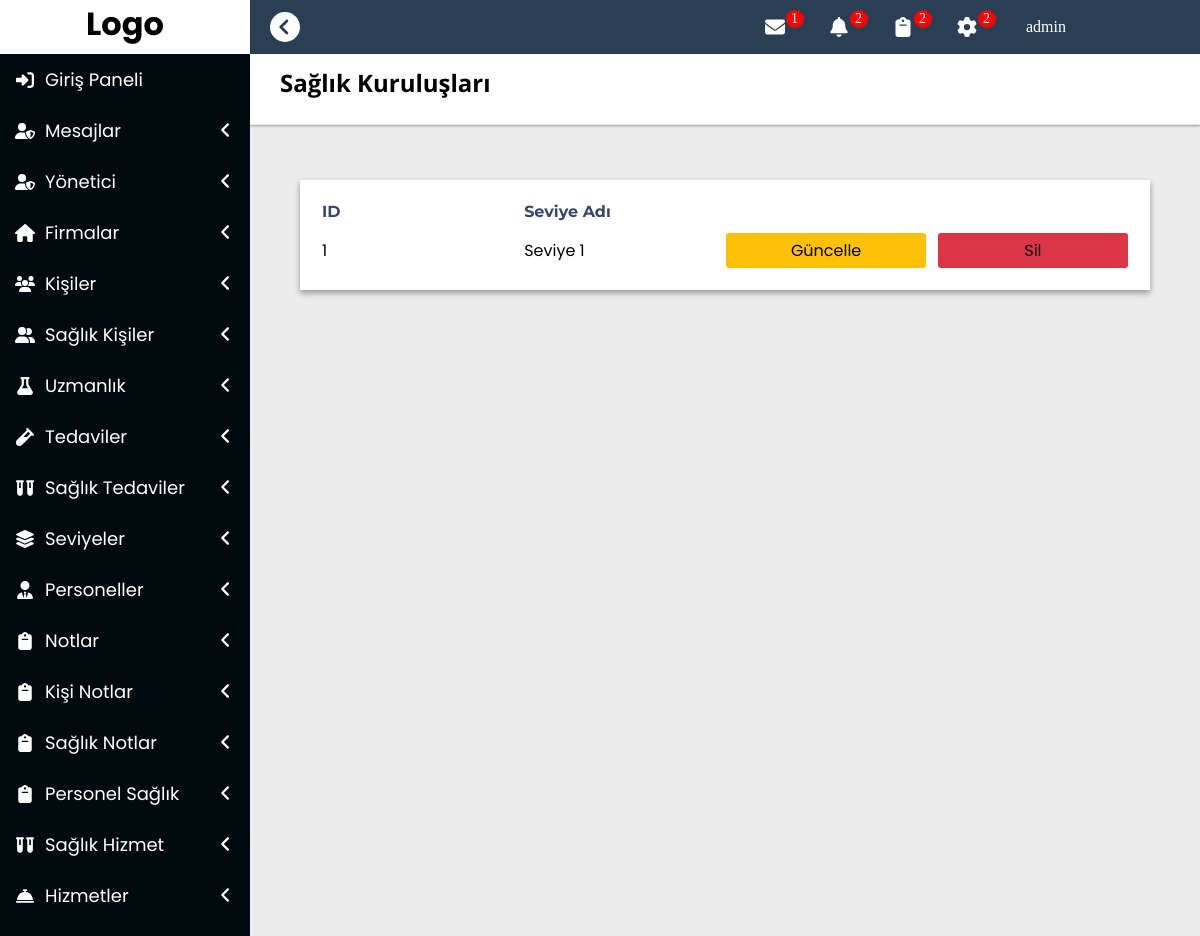
Page /seviyelerlistele/ (signed in) on the earlier database version.
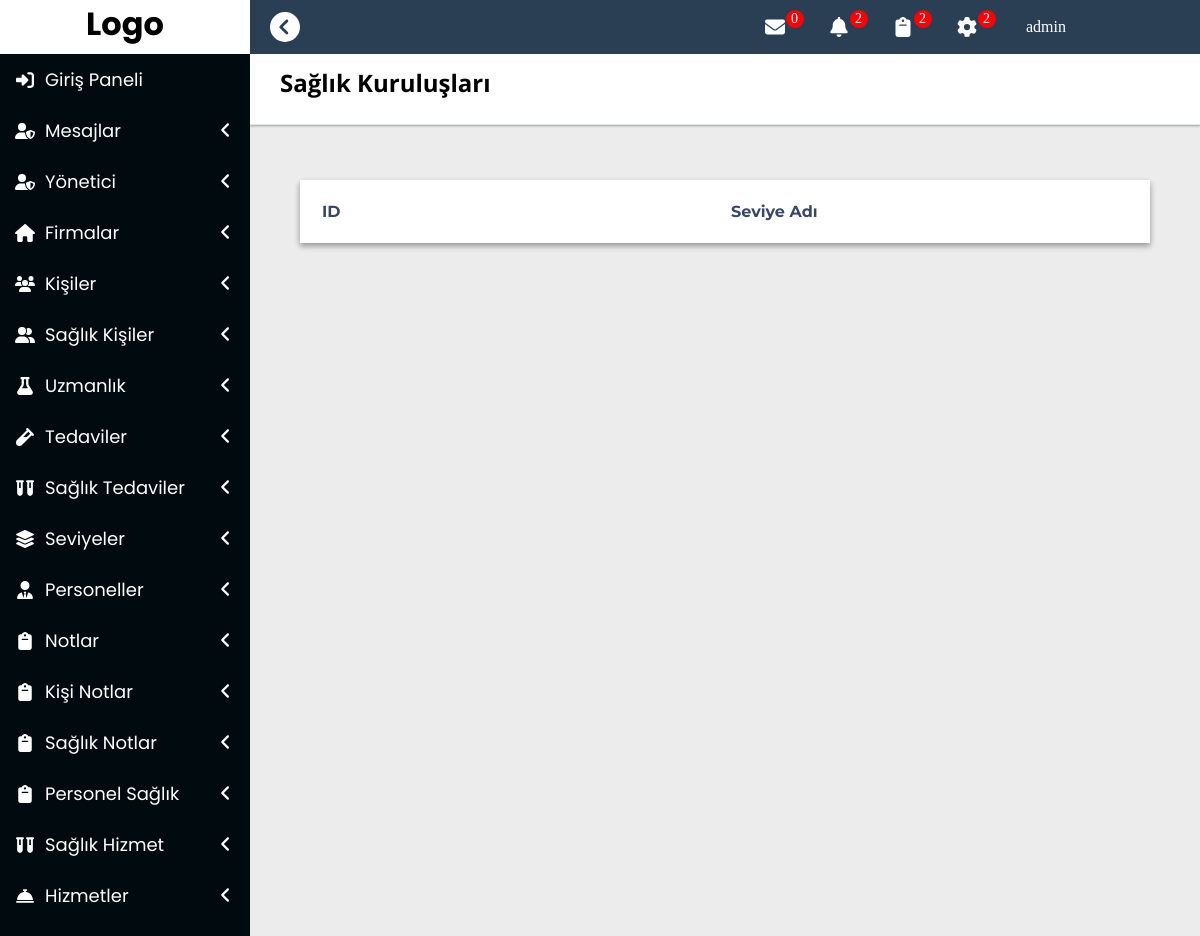
Same page on the later database version.
### base/models.py (models this page shows, shortened)
class Seviyeler(models.Model):
    seviyeAdi = models.CharField(max_length = 50,null=False,blank=False,verbose_name = "Seviye Adı")
    eklenmeTarihi = models.DateTimeField(auto_now_add=True,verbose_name="Oluşturulma Tarihi")
    class Meta:
        ordering = ['-eklenmeTarihi']

### base/views.py (the view)
# urls.py: path('seviyelerlistele/', views.seviyelerListele, name = "seviyelerListele"),
def seviyelerListele(request):
    mesajlar = Mesajlar.objects.filter(alıcı=request.user,okundu=False)
    mesajlarAdet = len(mesajlar)
    seviyeler = Seviyeler.objects.all()
    context={
            "mesajlar":mesajlar,
            "mesajlarAdet":mesajlarAdet,
            "seviyeler":seviyeler
        }
    return render(request,"Listele/seviyeler.html",context)

### templates/Listele/seviyeler.html
{% extends "layout.html" %}
{% block body %}
<div class="ContentLayout">
    <div class="Pagination">
        <h1>Sağlık Kuruluşları</h1>
    </div>
    <div class="SubContent">
        <div class="tablo">
            <table>
                <thead>
                    <tr>
                        <td>ID</td>
                        <td>Seviye Adı</td>
                    </tr>
                </thead>
                <tbody>
                    {% for seviye in seviyeler %}
                    <tr>
                        <td>{{seviye.id}}</td>
                        <td>{{seviye.seviyeAdi}}</td>
                        <td><a href="{% url 'base:seviyelerDuzenle' seviye.id %}" class = "btn-update">Güncelle</a></td>
                        <td><a href="{% url 'base:seviyelerSil' seviye.id %}" class = "btn-delete">Sil</a> </td>
                    </tr>
                    {% endfor %}
                </tbody>
            </table>
        </div>
    </div>
</div>
{% endblock body %}

### templates/layout.html (shortened to what the changed rows need)
<!DOCTYPE html>
{% load static %}
<html lang="en">
<head>
    <link rel="stylesheet" href="{% static 'css/style.css' %}">
</head>
<body>
    <div id="Layout">
        <div id="SideMenu">
            <div id="Logo">
                <h1>Logo</h1>
            </div>
        </div>
        <main id="MainSide">
            <div id="TopMenu">
                <ul>
                    <li><a href="#"><i style="height: 20px;width: 20px;" class="fa fa-envelope"></i><span>{{mesajlarAdet}}</span></a>
                    </li>
                </ul>
            </div>
            <div id="Content">
                {% block body %}
                {% endblock body %}
            </div>
        </main>
    </div>
</body>
</html>

Differences in the rows shown:
removed Seviyeler: id "1", seviyeAdi "Seviye 1"
Other differences:
{{ mesajlarAdet }}: "1" → "0"
